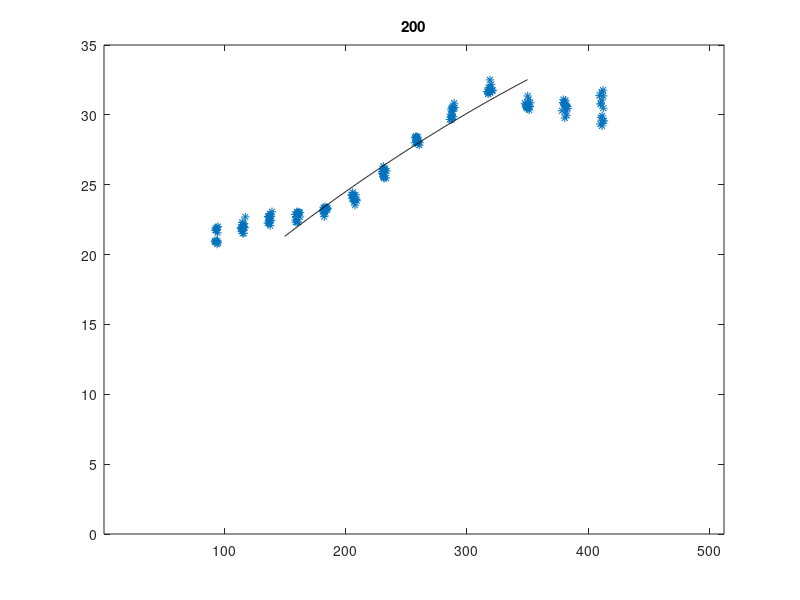
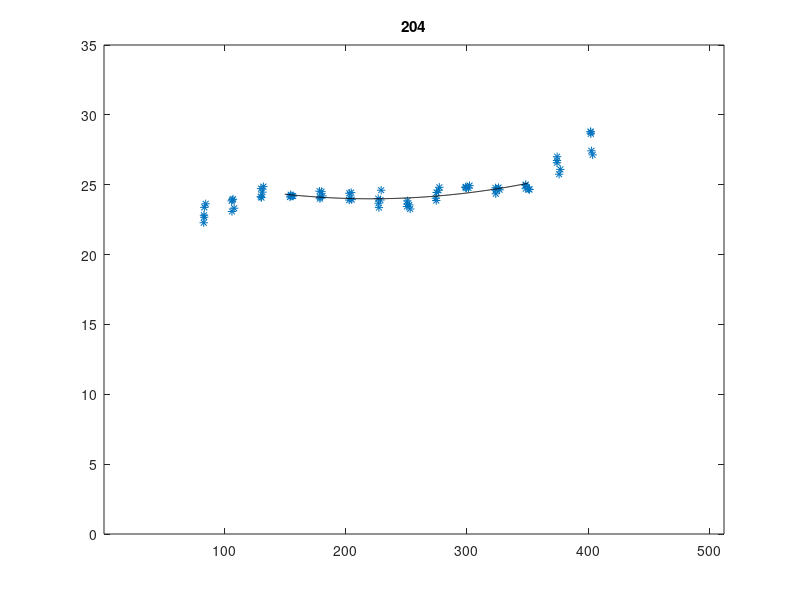
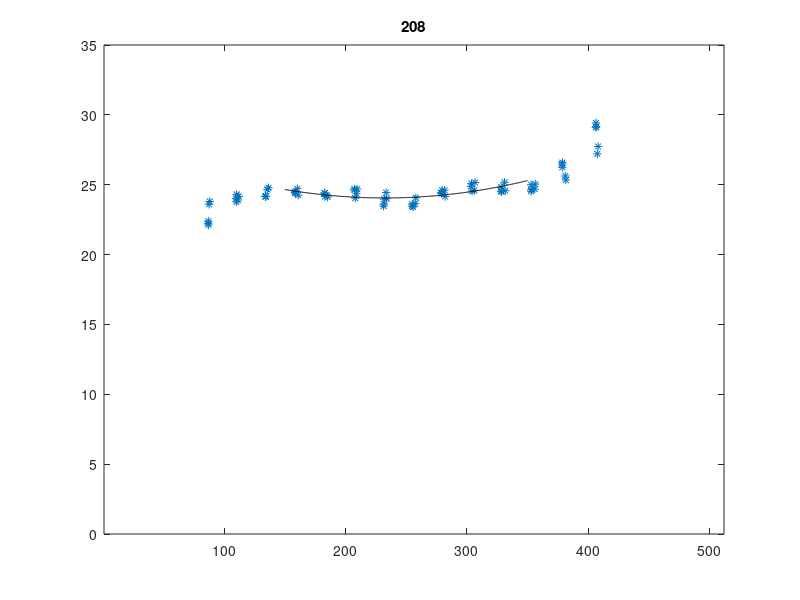
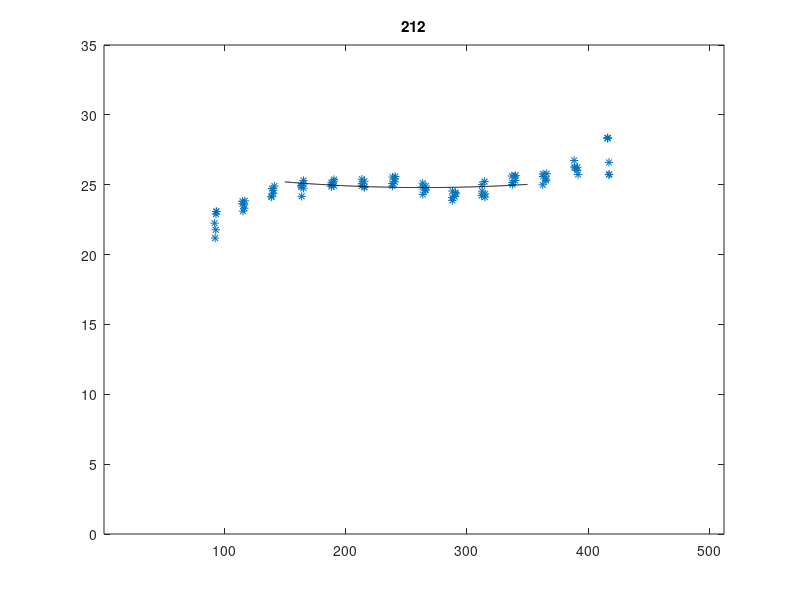

Here is the MATLAB script that generated these plots, in order:
close all

load('calibrationValues.mat')

% Turnabout: 200
i1 = 150 <= calibrationValues.file_190311_001.pixelDiffPosX(:,1) & calibrationValues.file_190311_001.pixelDiffPosX(:,1) <= 350;
p1 = polyfit(calibrationValues.file_190311_001.pixelDiffPosX(i1,1),calibrationValues.file_190311_001.pixelDiffX(i1),2);
x1 = 150:.5:350;
y1 = polyval(p1,x1);
figure(1)
plot(calibrationValues.file_190311_001.pixelDiffPosX(:,1),calibrationValues.file_190311_001.pixelDiffX,'*',x1,y1,'k')
title('200')
axis([1 512 0 35])

% Turnabout: 204
i9 = 150 <= calibrationValues.file_190319_002.pixelDiffPosX(:,1) & calibrationValues.file_190319_002.pixelDiffPosX(:,1) <= 350;
p9 = polyfit(calibrationValues.file_190319_002.pixelDiffPosX(i9,1),calibrationValues.file_190319_002.pixelDiffX(i9),2);
x9 = 150:.5:350;
y9 = polyval(p9,x9);
figure(2)
plot(calibrationValues.file_190319_002.pixelDiffPosX(:,1),calibrationValues.file_190319_002.pixelDiffX,'*',x9,y9,'k')
title('204')
axis([1 512 0 35])
% Turnabout: 208
i10 = 150 <= calibrationValues.file_190319_001.pixelDiffPosX(:,1) & calibrationValues.file_190319_001.pixelDiffPosX(:,1) <= 350;
p10 = polyfit(calibrationValues.file_190319_001.pixelDiffPosX(i10,1),calibrationValues.file_190319_001.pixelDiffX(i10),2);
x10 = 150:.5:350;
y10 = polyval(p10,x10);
figure(3)
plot(calibrationValues.file_190319_001.pixelDiffPosX(:,1),calibrationValues.file_190319_001.pixelDiffX,'*',x10,y10,'k')
title('208')
axis([1 512 0 35])

% Turnabout: 212
i8 = 150 <= calibrationValues.file_190315_008.pixelDiffPosX(:,1) & calibrationValues.file_190315_008.pixelDiffPosX(:,1) <= 350;
p8 = polyfit(calibrationValues.file_190315_008.pixelDiffPosX(i8,1),calibrationValues.file_190315_008.pixelDiffX(i8),2);
x8 = 150:.5:350;
y8 = polyval(p8,x8);
figure(4)
plot(calibrationValues.file_190315_008.pixelDiffPosX(:,1),calibrationValues.file_190315_008.pixelDiffX,'*',x8,y8,'k')
title('212')
axis([1 512 0 35])

% Turnabout: 225
i7 = 150 <= calibrationValues.file_190315_007.pixelDiffPosX(:,1) & calibrationValues.file_190315_007.pixelDiffPosX(:,1) <= 350;
p7 = polyfit(calibrationValues.file_190315_007.pixelDiffPosX(i7,1),calibrationValues.file_190315_007.pixelDiffX(i7),2);
x7 = 150:.5:350;
y7 = polyval(p7,x7);
figure(5)
plot(calibrationValues.file_190315_007.pixelDiffPosX(:,1),calibrationValues.file_190315_007.pixelDiffX,'*',x7,y7,'k')
title('225')
axis([1 512 0 35])

% Turnabout: 250
i3 = 150 <= calibrationValues.file_190315_002.pixelDiffPosX(:,1) & calibrationValues.file_190315_002.pixelDiffPosX(:,1) <= 350;
p3 = polyfit(calibrationValues.file_190315_002.pixelDiffPosX(i3,1),calibrationValues.file_190315_002.pixelDiffX(i3),2);
x3 = 150:.5:350;
y3 = polyval(p3,x3);
figure(6)
plot(calibrationValues.file_190315_002.pixelDiffPosX(:,1),calibrationValues.file_190315_002.pixelDiffX,'*',x3,y3,'k')
title('250')
axis([1 512 0 35])

% Turnabout: 265
i2 = 150 <= calibrationValues.file_190315_001.pixelDiffPosX(:,1) & calibrationValues.file_190315_001.pixelDiffPosX(:,1) <= 350;
p2 = polyfit(calibrationValues.file_190315_001.pixelDiffPosX(i2,1),calibrationValues.file_190315_001.pixelDiffX(i2),2);
x2 = 150:.5:350;
y2 = polyval(p2,x2);
figure(7)
plot(calibrationValues.file_190315_001.pixelDiffPosX(:,1),calibrationValues.file_190315_001.pixelDiffX,'*',x2,y2,'k')
title('265')
axis([1 512 0 35])

% Turnabout: 278
i4 = 150 <= calibrationValues.file_190315_003.pixelDiffPosX(:,1) & calibrationValues.file_190315_003.pixelDiffPosX(:,1) <= 350;
p4 = polyfit(calibrationValues.file_190315_003.pixelDiffPosX(i4,1),calibrationValues.file_190315_003.pixelDiffX(i4),2);
x4 = 150:.5:350;
y4 = polyval(p4,x4);
figure(8)
plot(calibrationValues.file_190315_003.pixelDiffPosX(:,1),calibrationValues.file_190315_003.pixelDiffX,'*',x4,y4,'k')
title('278')
axis([1 512 0 35])

% Turnabout: 300
i5 = 150 <= calibrationValues.file_190315_005.pixelDiffPosX(:,1) & calibrationValues.file_190315_005.pixelDiffPosX(:,1) <= 350;
p5 = polyfit(calibrationValues.file_190315_005.pixelDiffPosX(i5,1),calibrationValues.file_190315_005.pixelDiffX(i5),2);
x5 = 150:.5:350;
y5 = polyval(p5,x5);
figure(9)
plot(calibrationValues.file_190315_005.pixelDiffPosX(:,1),calibrationValues.file_190315_005.pixelDiffX,'*',x5,y5,'k')
title('300')
axis([1 512 0 35])

% Turnabout: 350
i6 = 150 <= calibrationValues.file_190315_006.pixelDiffPosX(:,1) & calibrationValues.file_190315_006.pixelDiffPosX(:,1) <= 350;
p6 = polyfit(calibrationValues.file_190315_006.pixelDiffPosX(i6,1),calibrationValues.file_190315_006.pixelDiffX(i6),2);
x6 = 150:.5:350;
y6 = polyval(p6,x6);
figure(10)
plot(calibrationValues.file_190315_006.pixelDiffPosX(:,1),calibrationValues.file_190315_006.pixelDiffX,'*',x6,y6,'k')
title('350')
axis([1 512 0 35])

figure(11)
plot(x1,y1,'r',x9,y9,'k-.',x10,y10,'b-.',x8,y8,'k--',x7,y7,'g--',x3,y3,'g',x2,y2,'b',x4,y4,'k',x5,y5,'r--',x6,y6,'b--')
legend('200','204','208','212','225','250','265','278','300','350')

figure(12)
subplot(2,2,1)
plot(calibrationValues.file_190315_008.pixelDiffPosX(:,1),calibrationValues.file_190315_008.pixelDiffX,'*',x8,y8,'k')
title('Turnabout: 212')
xlabel('Location of Jump in Image (Pixels)')
ylabel('Jump size (Pixels)')
axis([1 512 20 30])
subplot(2,2,2)
plot(calibrationValues.file_190315_003.pixelDiffPosX(:,1),calibrationValues.file_190315_003.pixelDiffX,'*',x4,y4,'k')
title('Turnabout: 278')
xlabel('Location of Jump in Image (Pixels)')
ylabel('Jump size (Pixels)')
axis([1 512 20 30])
subplot(2,2,3)
plot(calibrationValues.file_190315_006.pixelDiffPosX(:,1),calibrationValues.file_190315_006.pixelDiffX,'*',x6,y6,'k')
title('Turnabout: 350')
xlabel('Location of Jump in Image (Pixels)')
ylabel('Jump size (Pixels)')
axis([1 512 20 30])
subplot(2,2,4)
plot(x1,y1,'r',x9,y9,'k-.',x10,y10,'b-.',x8,y8,'k--',x7,y7,'g--',x3,y3,'g',x2,y2,'b',x4,y4,'k',x5,y5,'r--',x6,y6,'b--')
legend('200','204','208','212','225','250','265','278','300','350')
title('Turnabout Fit Comparison')
xlabel('Location of Jump in Image (Pixels)')
ylabel('Jump size (Pixels)')
axis([1 512 20 30])